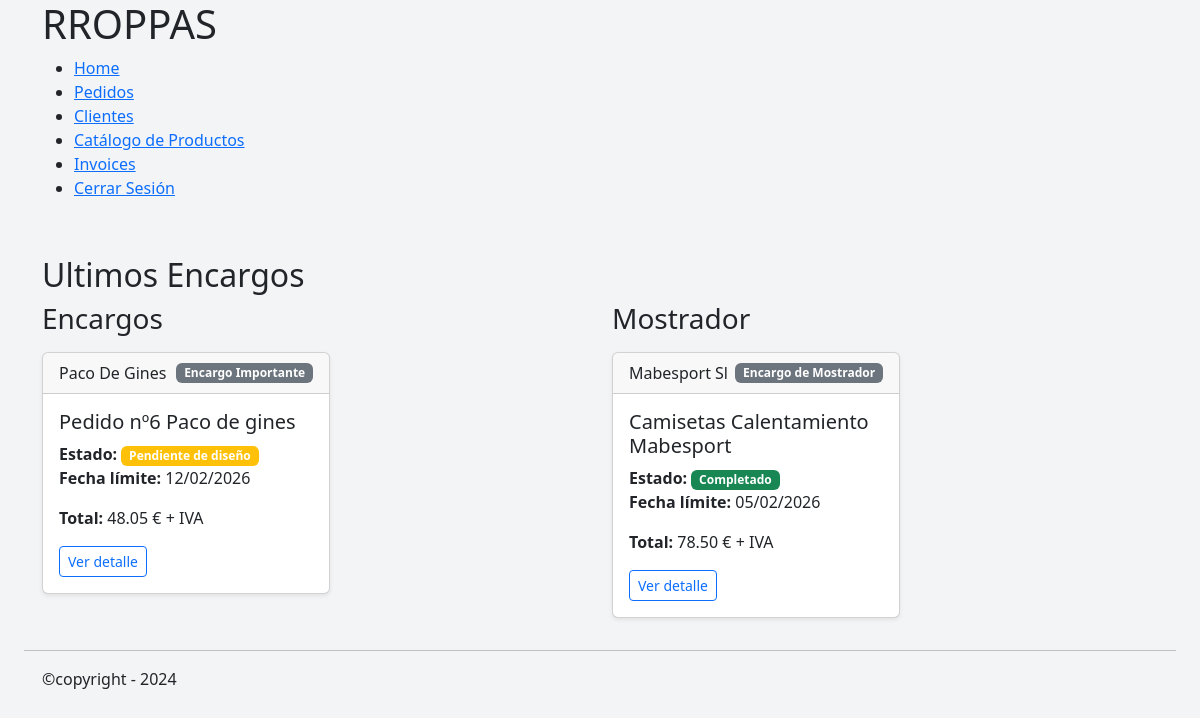
Before: /home/ (signed in) with the older database file.
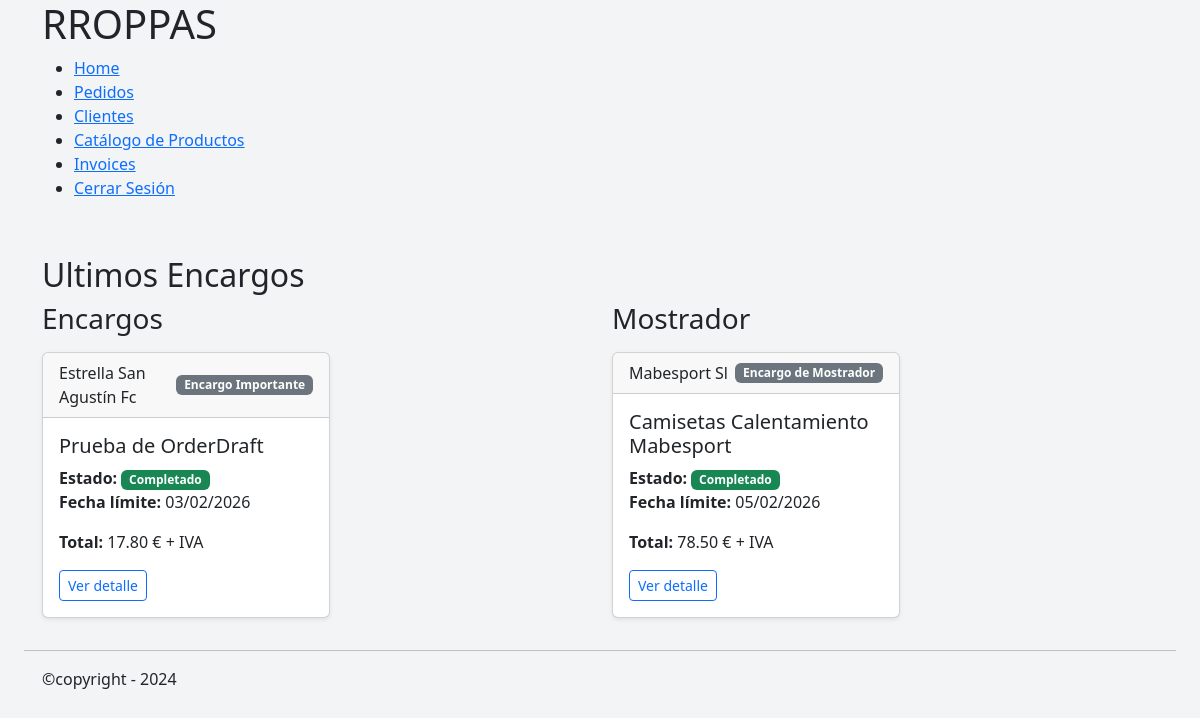
After: the same page with the newer database file.
### orders/models.py (models this page shows, shortened)
class Order(models.Model):
    class OrderStatus(models.TextChoices):
        RECEIVED = "RECEIVED", "Recibido"
        PENDING_DESIGN = "PENDING_DESIGN", "Pendiente de diseño"
        DESIGN_READY = "DESIGN_READY", "Diseño confirmado"
        IN_PRODUCTION = "IN_PRODUCTION", "En producción"
        COMPLETED = "COMPLETED", "Completado"
        DELIVERED = "DELIVERED", "Entregado"
        CANCELLED = "CANCELLED", "Cancelado"
    class OrderType(models.TextChoices):
        LARGE = 'LARGE', 'Encargo Importante'
        SMALL = 'SMALL', 'Encargo de Mostrador'
    client = models.ForeignKey(
        Client,
        on_delete=models.PROTECT,
        related_name='orders',
    )
    title = models.CharField(
        max_length=50,
        help_text='Descripcion corta del Pedido',
        verbose_name='Nombre del encargo',
    )
    status = models.CharField(
        verbose_name='Estado',
        choices=OrderStatus,
        default=OrderStatus.PENDING_DESIGN,
    )
    order_type =models.CharField(
        verbose_name='Tipo de pedido',
        choices=OrderType,
    )
    notes = models.TextField(blank=True, null=True)
    delivery_date = models.DateField(blank=True, null=True)
    created_at = models.DateTimeField(auto_now_add=True)
    updated_at = models.DateTimeField(auto_now=True)
    sent_at = models.DateField(blank=True, null=True)
    def total_price(self):
        return sum(
            item.unit_price * item.quantity
            for item in self.items.all()
        )
    def status_color(self):
        return {
            self.OrderStatus.RECEIVED: 'secondary',
            self.OrderStatus.PENDING_DESIGN: 'warning',
            self.OrderStatus.DESIGN_READY: 'info',
            self.OrderStatus.IN_PRODUCTION: 'primary',
            self.OrderStatus.COMPLETED: 'success',
            self.OrderStatus.DELIVERED: 'dark',
            self.OrderStatus.CANCELLED: 'danger',
        }.get(self.status, 'secondary')

class OrderItem(models.Model):
    order = models.ForeignKey(
        Order,
        on_delete=models.CASCADE,
        related_name='items',
    )
    product = models.ForeignKey(
        Product,
        on_delete=models.PROTECT,
    )
    variant = models.ForeignKey(
        ProductVariant,
        on_delete=models.PROTECT,
    )
    quantity = models.PositiveIntegerField(
        default=1,
    )
    unit_price = models.DecimalField(
        max_digits=10,
        decimal_places=2,
        help_text="Precio unitario sin IVA",
        verbose_name='Precio presupuestado',
    )
    notes = models.CharField(
        max_length=255,
        blank=True,
    )

### clients/models.py (models this page shows, shortened)
class Client(models.Model):
    TIPOS_CLIENTE = [
        ("club deportivo", "Club deportivo"),
        ("colegio", "Colegio"),
        ("ayuntamiento", "Ayuntamiento"),
        ("universidad", "Universidad"),
        ("empresa", "Empresa"),
        ("particular", "Particular"),
    ]
    name = models.CharField(
        verbose_name='Nombre',
        max_length=255,
    )
    tipo = models.CharField(
        verbose_name='Tipo de Cliente',
        choices=TIPOS_CLIENTE
    )
    cif_nif = models.CharField(
        verbose_name='CIF/NIF',
        max_length=20,
        blank=True,
        null=True,
    )
    t_number = models.CharField(
        verbose_name='Nº teléfono',
        max_length=30,
        null=True,
        blank=True
    )
    email= models.EmailField(
        blank=True,
    )
    direccion=models.TextField(
        verbose_name='Direccion',
        max_length=100,
        blank=True,
        null=True,
    )
    other=models.TextField(
        verbose_name='Otra información',
        blank=True,
        null=True,
    )
    created_at=models.DateTimeField(
        verbose_name='Fecha de Creación',
        default=timezone.now,
        )

### mini_erp/views.py (the view, shortened to what this page needs)
# urls.py: path('home/', home_view.as_view(), name='home'),
class home_view(TemplateView):
    template_name = 'general/home.html'
    def get_context_data(self, **kwargs):
        context = super().get_context_data(**kwargs)
        search = self.request.GET.get('q')
        order_by_delivery = self.request.GET.get('order') == 'delivery'
        important_orders = Order.objects.filter(order_type='LARGE')
        counter_orders = Order.objects.filter(order_type='SMALL')
        if order_by_delivery:
            important_orders = important_orders.order_by(
                'delivery_date'
            )
            counter_orders = counter_orders.order_by(
                'delivery_date'
            )
        else:
            important_orders = important_orders.order_by(
                '-created_at'
            )
            counter_orders = counter_orders.order_by(
                '-created_at'
            )
        context['important_orders'] = important_orders
        context['counter_orders'] = counter_orders
        return context

### mini_erp/templates/general/home.html (shortened to what this page needs)
{% extends "general/layout.html" %}
{% block contenido %}
   {% if request.user.is_authenticated %}
      <div class="container">
         <section>
               <div class="row">
                  <h2>Ultimos Encargos</h2>
                  <div class="col-md-6">
                     <h3 class="mb-3">Encargos</h3>
                     {% for order in important_orders|slice:":1" %}
                        {% include "_includes/_orders/_order_card.html" %}
                     {% endfor %}
                  </div>
                  <div class="col-md-6">
                     <h3 class="mb-3">Mostrador</h3>
                     {% for order in counter_orders|slice:":1" %}
                        {% include "_includes/_orders/_order_card.html" %}
                     {% endfor %}
                  </div>
               </div>
         </section>
      </div
   {% endif %}
{% endblock %}

### mini_erp/templates/_includes/_orders/_order_card.html
<div class="card mb-3 shadow-sm" style="width: 18rem;">
    <div class="card-header d-flex justify-content-between align-items-center">
        <span>{{ order.client.name }}</span>
        <span class="badge
            {% if order.order_type == 'BIG' %} bg-primary
            {% else %} bg-secondary
            {% endif %}">
            {{ order.get_order_type_display }}
        </span>
    </div>
    <div class="card-body">
        <h5 class="card-title">{{ order.title }}</h5>
        <p class="card-text">
            <strong>Estado:</strong>
            <span class="badge bg-{{ order.status_color }}">
                {{ order.get_status_display }}
            </span>
            <br>
            <strong>Fecha límite:</strong>
            {% if order.delivery_date %}{{ order.delivery_date|date:"d/m/Y" }}{% else %}Sin definir{% endif %}
        </p>
        <p class="card-text"><strong>Total:</strong> {{ order.total_price }} € + IVA</p>
        <a href="{% url 'orders:order_detail' order.pk %}" class="btn btn-sm btn-outline-primary">
            Ver detalle
        </a>
    </div>
</div>

Changed rows visible on the page:
no longer on this page (row unchanged): Order: client.name "Paco De Gines", order_type "Encargo Importante", title "Pedido nº6 Paco de gines", status "Pendiente de diseño", delivery_date "12/02/2026", total_price "48.05", shown under "Encargos"
added Order: client.name "Estrella San Agustín Fc", order_type "Encargo Importante", title "Prueba de OrderDraft", status "Completado", delivery_date "03/02/2026", total_price "17.80", shown under "Encargos"
